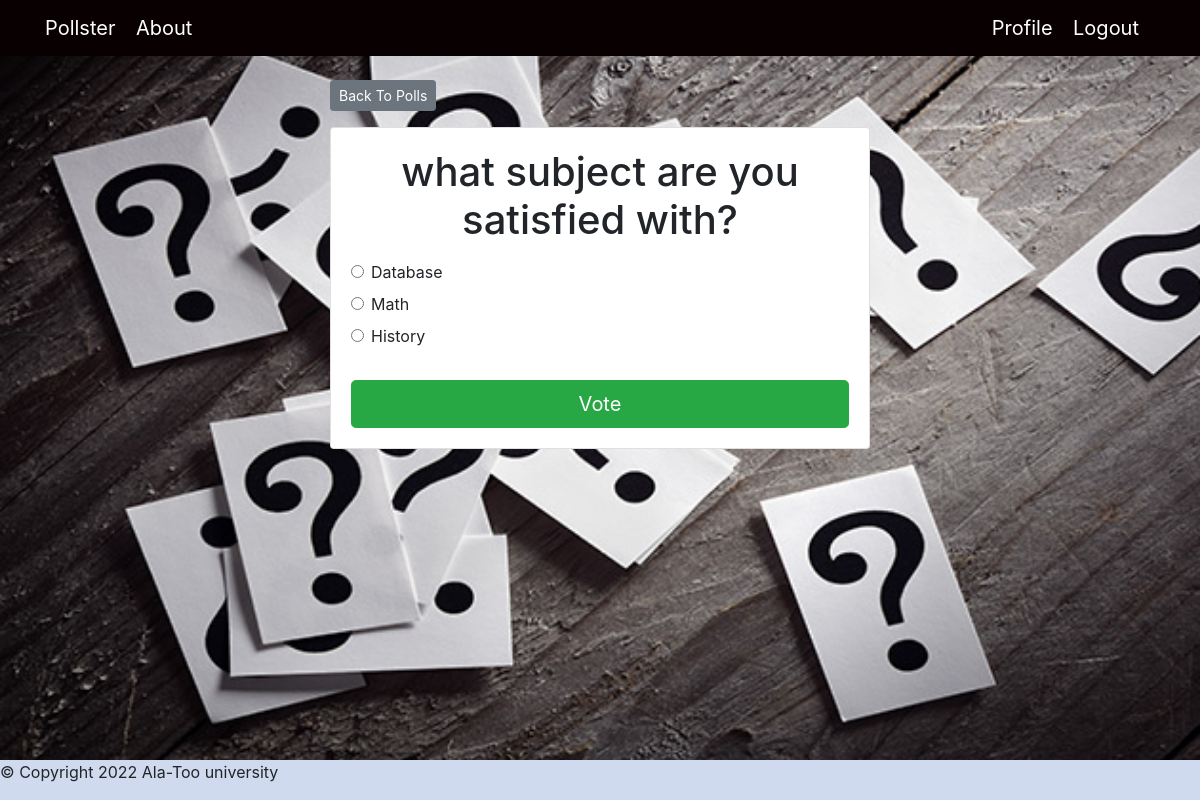
The page /polls/4/ (signed in) on the database its author committed.
### polls/models.py (models this page shows, shortened)
class Question(models.Model):
    question_text = models.CharField(max_length=200)
    pub_date = models.DateTimeField('date published')

class Choice(models.Model):
    question = models.ForeignKey(Question, on_delete=models.CASCADE)
    choice_text = models.CharField(max_length=200)
    votes = models.IntegerField(default=0)

### polls/views.py (the view)
# urls.py: path('<int:question_id>/', views.detail, name='detail'),
@login_required
def detail(request, question_id):
    try:
        question = Question.objects.get(pk=question_id)
    except Question.DoesNotExist:
        raise Http404("Question does not exist")
    return render(request, 'polls/detail.html', {'question': question})

### templates/polls/detail.html (shortened to what this page needs)
{% extends 'base.html' %}
{% block content %}
{% load static %}
<body id='bg2' style="background-image: url('{% static 'background/questions.jpg'  %}');">
<a class="btn btn-secondary btn-sm mb-3" href="{% url 'polls:index' %}">Back To Polls</a>
<div class="card mb-3">
    <div class="card-body">
<h1 class="text-center mb-3">{{ question.question_text }}</h1>
<form action="{% url 'polls:vote' question.id %}" method="post">
	{% for choice in question.choice_set.all %}
		<div class="form-check">
			<input
				type="radio"
				name="choice"
				class="form-check-input"
				id="choice{{ forloop.counter }}"
				value="{{ choice.id }}"
			/>
			<label for="choice{{ forloop.counter }}">{{ choice.choice_text }}</label
			>
		</div>
	{% endfor %}
	<input type="submit" value="Vote" class="btn btn-success btn-lg btn-block mt-4" />
</form>
	</div>
</div>
</body>
{% endblock %}

### templates/polls/detail.html (style rules this page uses)
#bg2 { background-repeat: no-repeat; background-attachment: fixed; background-size: cover; }

### rows shown on the page
Question: question_text "what subject are you satisfied with?"
Choice: choice_text "Database"
Choice: choice_text "Math"
Choice: choice_text "History"
